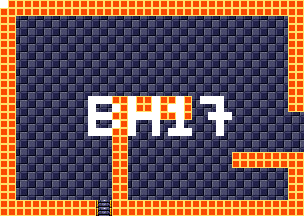

Tiled map render using the project's own tile images. Description and the map definition, with tile-layer contents summarised, below:
An orthogonal 38x27 tile map with 8x8 px tiles, 4 tile layers (background, foreground, room numbers, Objects), 15 tilesets.

<map version="1.5" tiledversion="1.7.1" orientation="orthogonal" renderorder="right-down" width="38" height="27" tilewidth="8" tileheight="8" infinite="0" nextlayerid="11" nextobjectid="1">
 <tileset firstgid="1" source="tilesheets/tsKarniMata.tsx" />
 <tileset firstgid="1025" source="tilesheets/tsVoodooWasp.tsx" />
 <tileset firstgid="2049" source="tilesheets/tsBurial.tsx" />
 <tileset firstgid="3073" source="tilesheets/tsBlueTemple.tsx" />
 <tileset firstgid="4097" source="tilesheets/tsGoddess.tsx" />
 <tileset firstgid="5121" source="tilesheets/tsKonark.tsx" />
 <tileset firstgid="6145" name="sEnemies" tilewidth="8" tileheight="8" tilecount="1024" columns="32">
  <image source="../grapx/tilesheets/sObjects.bmp" trans="ff94ff" width="256" height="256" />
 </tileset>
 <tileset firstgid="7169" source="tilesheets/tsIceTemple.tsx" />
 <tileset firstgid="8193" source="tilesheets/tsLavaArea.tsx" />
 <tileset firstgid="9217" source="tilesheets/tsBossArea.tsx" />
 <tileset firstgid="10241" source="tilesheets/tsPegu.tsx" />
 <tileset firstgid="11265" source="tilesheets/sTiwanakuTemple.tsx" />
 <tileset firstgid="12289" source="tilesheets/sIndraTemple.tsx" />
 <tileset firstgid="13313" source="tilesheets/sTeleport.tsx" />
 <tileset firstgid="14337" source="tilesheets/sObjects.tsx" />
 <layer id="2" name="background" width="38" height="27">
  <data>[1026 cells, 1026 non-empty, 2 distinct tile ids]</data>
 </layer>
 <layer id="1" name="foreground" width="38" height="27">
  <data>[1026 cells, 298 non-empty, 3 distinct tile ids]</data>
 </layer>
 <layer id="7" name="room numbers" width="38" height="27">
  <data>[1026 cells, 43 non-empty, 1 distinct tile ids]</data>
 </layer>
 <layer id="10" name="Objects" width="38" height="27">
  <data>[1026 cells, 0 non-empty, 0 distinct tile ids]</data>
 </layer>
</map>
